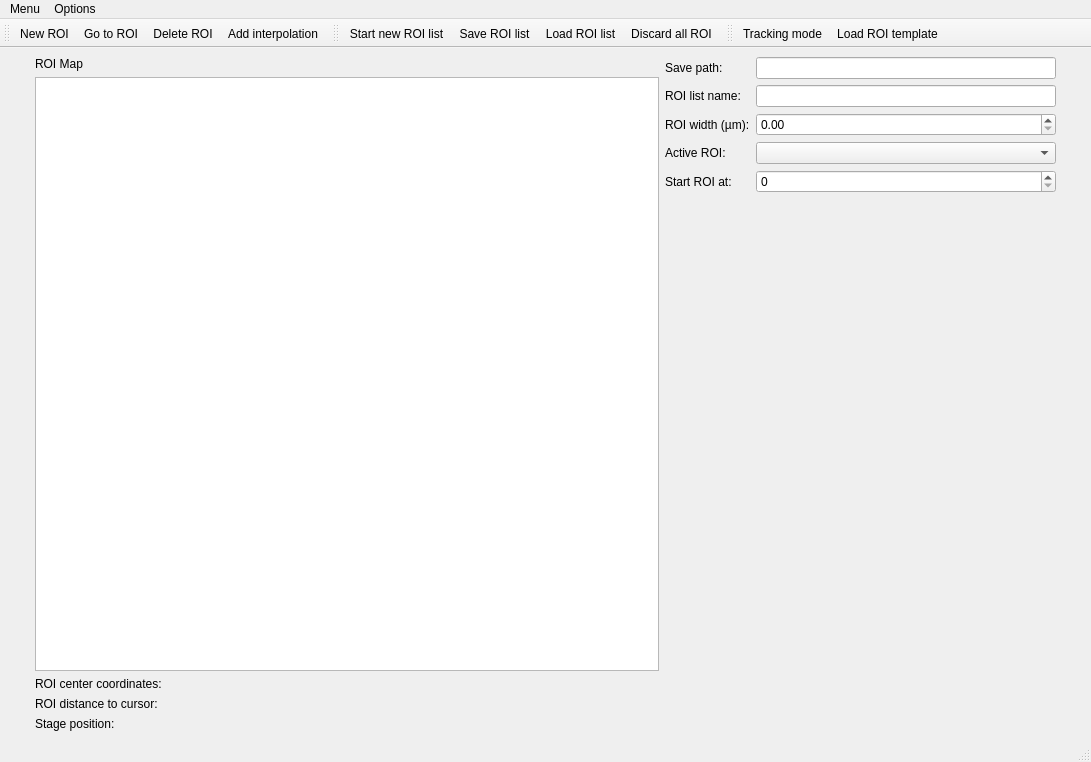
<?xml version="1.0" encoding="UTF-8"?>
<ui version="4.0">
 <class>MainWindow</class>
 <widget class="QMainWindow" name="MainWindow">
  <property name="geometry">
   <rect>
    <x>0</x>
    <y>0</y>
    <width>1091</width>
    <height>762</height>
   </rect>
  </property>
  <property name="windowTitle">
   <string>ROI Manager</string>
  </property>
  <widget class="QWidget" name="centralwidget">
   <property name="sizePolicy">
    <sizepolicy hsizetype="Expanding" vsizetype="Expanding">
     <horstretch>0</horstretch>
     <verstretch>0</verstretch>
    </sizepolicy>
   </property>
   <layout class="QHBoxLayout" name="horizontalLayout">
    <item>
     <widget class="QWidget" name="widget" native="true">
      <property name="minimumSize">
       <size>
        <width>20</width>
        <height>0</height>
       </size>
      </property>
      <property name="maximumSize">
       <size>
        <width>20</width>
        <height>16777215</height>
       </size>
      </property>
     </widget>
    </item>
    <item>
     <layout class="QVBoxLayout" name="verticalLayout">
      <item>
       <widget class="QLabel" name="label">
        <property name="text">
         <string>ROI Map</string>
        </property>
       </widget>
      </item>
      <item>
       <widget class="ScanPlotWidget" name="roi_map_ViewWidget">
        <property name="minimumSize">
         <size>
          <width>600</width>
          <height>0</height>
         </size>
        </property>
       </widget>
      </item>
      <item>
       <layout class="QFormLayout" name="formLayout">
        <item row="0" column="0">
         <widget class="QLabel" name="label_2">
          <property name="text">
           <string>ROI center coordinates: </string>
          </property>
         </widget>
        </item>
        <item row="0" column="1">
         <widget class="QLabel" name="roi_coords_label">
          <property name="sizePolicy">
           <sizepolicy hsizetype="Expanding" vsizetype="Preferred">
            <horstretch>0</horstretch>
            <verstretch>0</verstretch>
           </sizepolicy>
          </property>
          <property name="text">
           <string/>
          </property>
         </widget>
        </item>
        <item row="1" column="0">
         <widget class="QLabel" name="label_4">
          <property name="text">
           <string>ROI distance to cursor:</string>
          </property>
         </widget>
        </item>
        <item row="1" column="1">
         <widget class="QLabel" name="roi_distance_Label">
          <property name="sizePolicy">
           <sizepolicy hsizetype="Expanding" vsizetype="Preferred">
            <horstretch>0</horstretch>
            <verstretch>0</verstretch>
           </sizepolicy>
          </property>
          <property name="text">
           <string/>
          </property>
         </widget>
        </item>
        <item row="2" column="0">
         <widget class="QLabel" name="label_6">
          <property name="text">
           <string>Stage position:</string>
          </property>
         </widget>
        </item>
        <item row="2" column="1">
         <widget class="QLabel" name="stage_position_Label">
          <property name="sizePolicy">
           <sizepolicy hsizetype="Expanding" vsizetype="Preferred">
            <horstretch>0</horstretch>
            <verstretch>0</verstretch>
           </sizepolicy>
          </property>
          <property name="text">
           <string/>
          </property>
         </widget>
        </item>
       </layout>
      </item>
     </layout>
    </item>
    <item>
     <layout class="QVBoxLayout" name="verticalLayout_2">
      <item>
       <layout class="QFormLayout" name="formLayout_2">
        <property name="sizeConstraint">
         <enum>QLayout::SetMaximumSize</enum>
        </property>
        <item row="0" column="0">
         <widget class="QLabel" name="label_8">
          <property name="text">
           <string>Save path:</string>
          </property>
         </widget>
        </item>
        <item row="0" column="1">
         <widget class="QLineEdit" name="save_path_LineEdit">
          <property name="sizePolicy">
           <sizepolicy hsizetype="Preferred" vsizetype="Fixed">
            <horstretch>0</horstretch>
            <verstretch>0</verstretch>
           </sizepolicy>
          </property>
          <property name="minimumSize">
           <size>
            <width>300</width>
            <height>0</height>
           </size>
          </property>
         </widget>
        </item>
        <item row="1" column="0">
         <widget class="QLabel" name="label_9">
          <property name="text">
           <string>ROI list name:</string>
          </property>
         </widget>
        </item>
        <item row="1" column="1">
         <widget class="QLineEdit" name="roi_list_name_LineEdit">
          <property name="sizePolicy">
           <sizepolicy hsizetype="Preferred" vsizetype="Fixed">
            <horstretch>0</horstretch>
            <verstretch>0</verstretch>
           </sizepolicy>
          </property>
         </widget>
        </item>
        <item row="2" column="0">
         <widget class="QLabel" name="label_10">
          <property name="text">
           <string>ROI width (µm):</string>
          </property>
         </widget>
        </item>
        <item row="2" column="1">
         <widget class="QDoubleSpinBox" name="roi_width_doubleSpinBox">
          <property name="sizePolicy">
           <sizepolicy hsizetype="Preferred" vsizetype="Fixed">
            <horstretch>0</horstretch>
            <verstretch>0</verstretch>
           </sizepolicy>
          </property>
          <property name="maximum">
           <double>400.000000000000000</double>
          </property>
         </widget>
        </item>
        <item row="3" column="0">
         <widget class="QLabel" name="label_11">
          <property name="text">
           <string>Active ROI:</string>
          </property>
         </widget>
        </item>
        <item row="3" column="1">
         <widget class="QComboBox" name="active_roi_ComboBox">
          <property name="minimumSize">
           <size>
            <width>300</width>
            <height>0</height>
           </size>
          </property>
         </widget>
        </item>
        <item row="4" column="0">
         <widget class="QLabel" name="label_3">
          <property name="text">
           <string>Start ROI at: </string>
          </property>
         </widget>
        </item>
        <item row="4" column="1">
         <widget class="QSpinBox" name="roi_starting_digit_spinBox"/>
        </item>
       </layout>
      </item>
     </layout>
    </item>
    <item>
     <widget class="QWidget" name="widget_2" native="true">
      <property name="sizePolicy">
       <sizepolicy hsizetype="Preferred" vsizetype="Preferred">
        <horstretch>0</horstretch>
        <verstretch>0</verstretch>
       </sizepolicy>
      </property>
      <property name="minimumSize">
       <size>
        <width>20</width>
        <height>0</height>
       </size>
      </property>
      <property name="maximumSize">
       <size>
        <width>20</width>
        <height>16777215</height>
       </size>
      </property>
     </widget>
    </item>
   </layout>
  </widget>
  <widget class="QMenuBar" name="menubar">
   <property name="geometry">
    <rect>
     <x>0</x>
     <y>0</y>
     <width>1091</width>
     <height>20</height>
    </rect>
   </property>
   <widget class="QMenu" name="menuMenu">
    <property name="title">
     <string>Menu</string>
    </property>
    <addaction name="close_MenuAction"/>
   </widget>
   <widget class="QMenu" name="menuOptions">
    <property name="title">
     <string>Options</string>
    </property>
    <addaction name="mosaic_scan_MenuAction"/>
   </widget>
   <addaction name="menuMenu"/>
   <addaction name="menuOptions"/>
  </widget>
  <widget class="QStatusBar" name="statusbar"/>
  <widget class="QToolBar" name="toolBar">
   <property name="windowTitle">
    <string>toolBar</string>
   </property>
   <attribute name="toolBarArea">
    <enum>TopToolBarArea</enum>
   </attribute>
   <attribute name="toolBarBreak">
    <bool>false</bool>
   </attribute>
   <addaction name="new_roi_Action"/>
   <addaction name="go_to_roi_Action"/>
   <addaction name="delete_roi_Action"/>
   <addaction name="add_interpolation_Action"/>
  </widget>
  <widget class="QToolBar" name="toolBar_2">
   <property name="windowTitle">
    <string>toolBar_2</string>
   </property>
   <attribute name="toolBarArea">
    <enum>TopToolBarArea</enum>
   </attribute>
   <attribute name="toolBarBreak">
    <bool>false</bool>
   </attribute>
   <addaction name="new_list_Action"/>
   <addaction name="save_list_Action"/>
   <addaction name="load_list_Action"/>
   <addaction name="discard_all_roi_Action"/>
  </widget>
  <widget class="QToolBar" name="toolBar_3">
   <property name="windowTitle">
    <string>toolBar_3</string>
   </property>
   <attribute name="toolBarArea">
    <enum>TopToolBarArea</enum>
   </attribute>
   <attribute name="toolBarBreak">
    <bool>false</bool>
   </attribute>
   <addaction name="tracking_mode_Action"/>
   <addaction name="actionLoad_ROI_template"/>
  </widget>
  <action name="new_roi_Action">
   <property name="text">
    <string>New ROI</string>
   </property>
   <property name="toolTip">
    <string>Adds a new ROI at the current stage position</string>
   </property>
  </action>
  <action name="load_list_Action">
   <property name="text">
    <string>Load ROI list</string>
   </property>
   <property name="toolTip">
    <string>Loads saved ROI</string>
   </property>
  </action>
  <action name="save_list_Action">
   <property name="text">
    <string>Save ROI list</string>
   </property>
   <property name="toolTip">
    <string>Save all ROI to file</string>
   </property>
  </action>
  <action name="discard_all_roi_Action">
   <property name="text">
    <string>Discard all ROI</string>
   </property>
  </action>
  <action name="go_to_roi_Action">
   <property name="text">
    <string>Go to ROI</string>
   </property>
  </action>
  <action name="delete_roi_Action">
   <property name="text">
    <string>Delete ROI</string>
   </property>
   <property name="toolTip">
    <string>Deletes the active ROI</string>
   </property>
  </action>
  <action name="new_list_Action">
   <property name="text">
    <string>Start new ROI list</string>
   </property>
  </action>
  <action name="mosaic_scan_MenuAction">
   <property name="text">
    <string>Mosaic scan</string>
   </property>
   <property name="toolTip">
    <string>Define a mosaic scan</string>
   </property>
  </action>
  <action name="add_interpolation_Action">
   <property name="text">
    <string>Add interpolation</string>
   </property>
   <property name="toolTip">
    <string>Adds an interpolation between at least 2 already defined ROIs</string>
   </property>
  </action>
  <action name="tracking_mode_Action">
   <property name="checkable">
    <bool>true</bool>
   </property>
   <property name="text">
    <string>Tracking mode</string>
   </property>
   <property name="toolTip">
    <string>Start tracking mode</string>
   </property>
  </action>
  <action name="close_MenuAction">
   <property name="text">
    <string>Close</string>
   </property>
  </action>
  <action name="actionLoad_ROI_template">
   <property name="text">
    <string>Load ROI template</string>
   </property>
   <property name="toolTip">
    <string>Load template for RNA / DNA ROIs</string>
   </property>
  </action>
 </widget>
 <customwidgets>
  <customwidget>
   <class>ScanPlotWidget</class>
   <extends>QGraphicsView</extends>
   <header>qtwidgets.scan_plotwidget</header>
  </customwidget>
 </customwidgets>
 <resources/>
 <connections/>
</ui>
